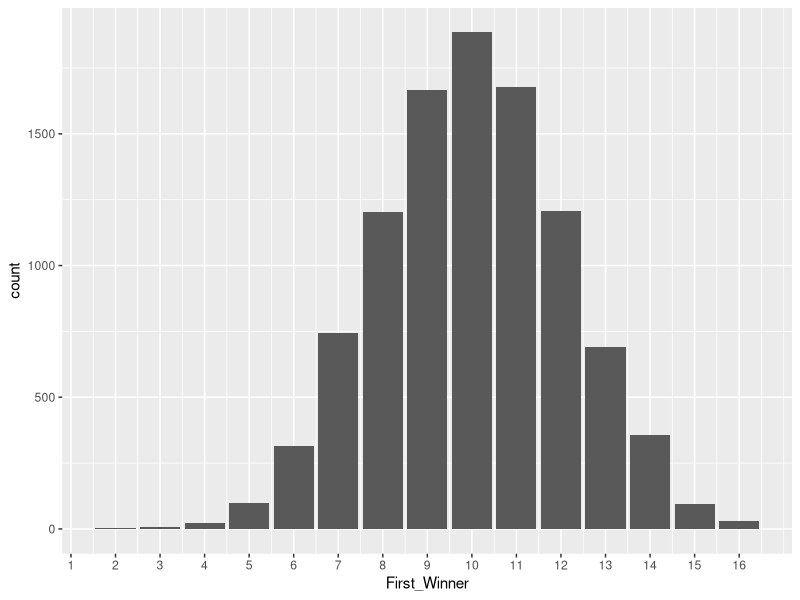
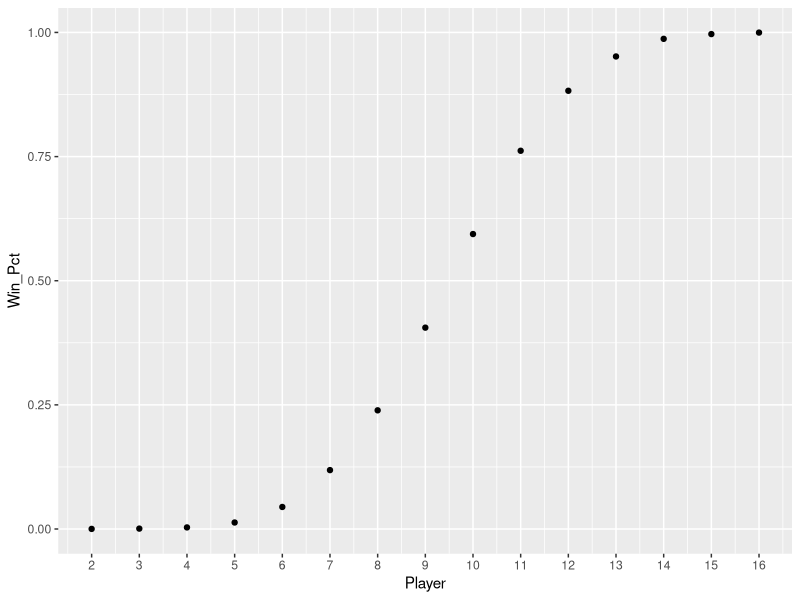

These charts were generated, in order, by the following R code: (Note: this script raises an error after producing the figures.)
library(tidyverse)

set.seed(1)
iters <- 10000
panels <- 18
players <- 16

stat_df <- data.frame(rep(NA, iters), rep(1, iters))
colnames(stat_df) <- c("First_Winner", "Counts")


for(i in 1:iters){
  game_mat <- matrix(NA, players, panels) #Create game matrix with each player as a row and each set of panels
                                          #as a column
  guinea_pig <- c(rep(NA, panels))  #This vector of iid bernoulli random variables will contain whether each
                                #panel was guessed correctly on the first try. The person who has to
                                #guess is referred to here as the "Guinea Pig". The same player may be
                                #the Guinea Pig multiple times, or may never be the Guinea Pig at all
  lead <- 1
  
  for(p in 1:panels){  
    guinea_pig[p] <- sample(c(0,1), 1) #0 means the Guinea pig died on this panel, 1 means they survived
    if(guinea_pig[p] == 0){ #If the Guinea Pig dies...
      game_mat[lead, p:panels] <- 0 #The player who was the Guinea Pig receives a 0 for this and all future
                                    #sets of panels
      lead <- lead+1  #The new "Guinea Pig" is the next person in line
      if(lead > players){ #If you don't add this we get errors
        break  #New Line
      }else{
        game_mat[lead:players, p] <- 1
      }
      
    }else{  #If the Guinea Pit lives...
      game_mat[lead:players, p] <- 1 #All the players pass this round, and the same Guinea Pig goes again
    }
  }
  
  win <- game_mat[,panels] == 1
  stat_df$First_Winner[i] <- players - sum(win) + 1
  
  if(stat_df$First_Winner[i] > players){
    stat_df$First_Winner[i] <- NA
  }
}

count(stat_df)
max(stat_df, na.rm = T)
min(stat_df, na.rm = T)

freq <- group_by(stat_df, First_Winner)

freq_plot <- ggplot(freq, aes(x = First_Winner)) + geom_histogram(stat = "count", binwidth = 1) + scale_x_continuous(breaks = c(0:players))
freq_plot

cum_freq <- summarize(freq, totals = sum(Counts))
cum_vect <- c(cum_freq$totals[1], rep(NA, nrow(cum_freq)-1))
for(l in 2:nrow(cum_freq)){
  cum_vect[l] <- cum_vect[l-1] + cum_freq$totals[l]
}

cum_freq$Cumulative <- cum_vect
cum_freq <- mutate(cum_freq, Win_Pct = Cumulative/iters)

ggplot(cum_freq, aes(x = First_Winner, y = Win_Pct)) + geom_point() + scale_x_continuous(breaks = c(0:players)) + xlab("Player")

#Everything above this works
if(is.na(cum_freq[nrow(cum_freq)])){
  ex_survivors <- sum(cum_freq$Cumulative[1:(nrow(cum_freq)-1)])/iters
}else{
  ex_survivors <- sum(cum_freq$Cumulative[1:nrow(cum_freq)])/iters
}

ex_survivors
